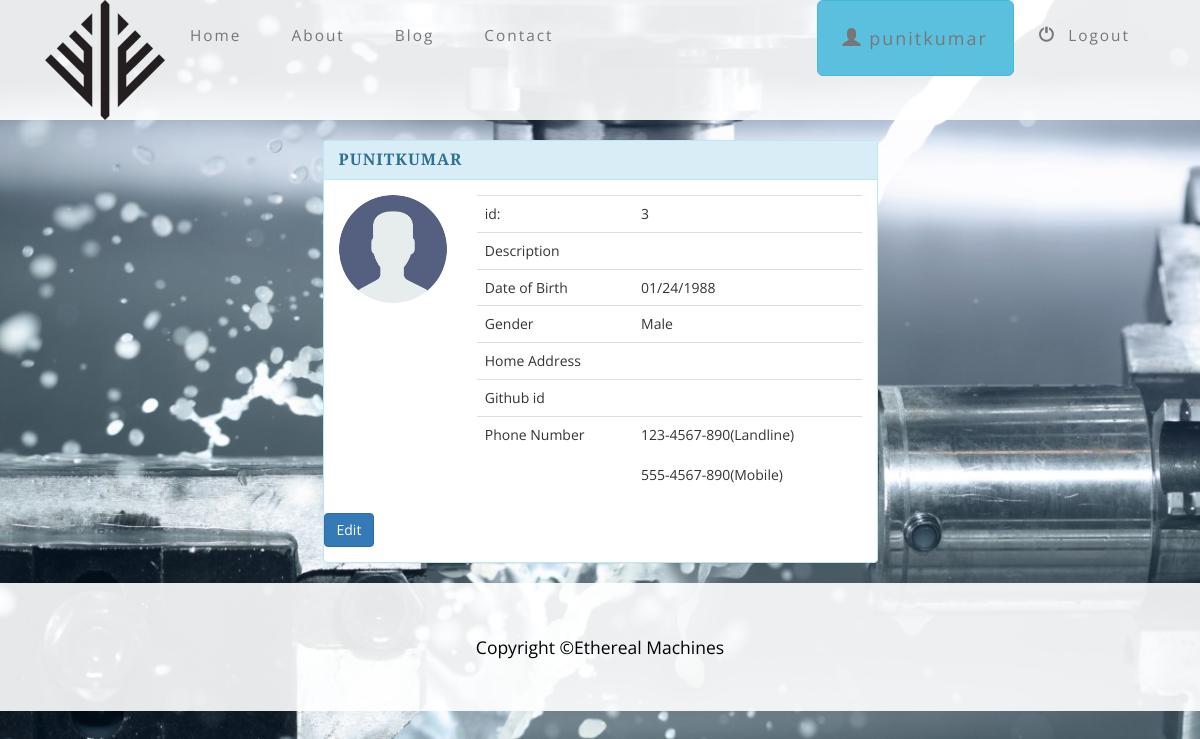
The app's page /profile/1/ (signed in), older data.
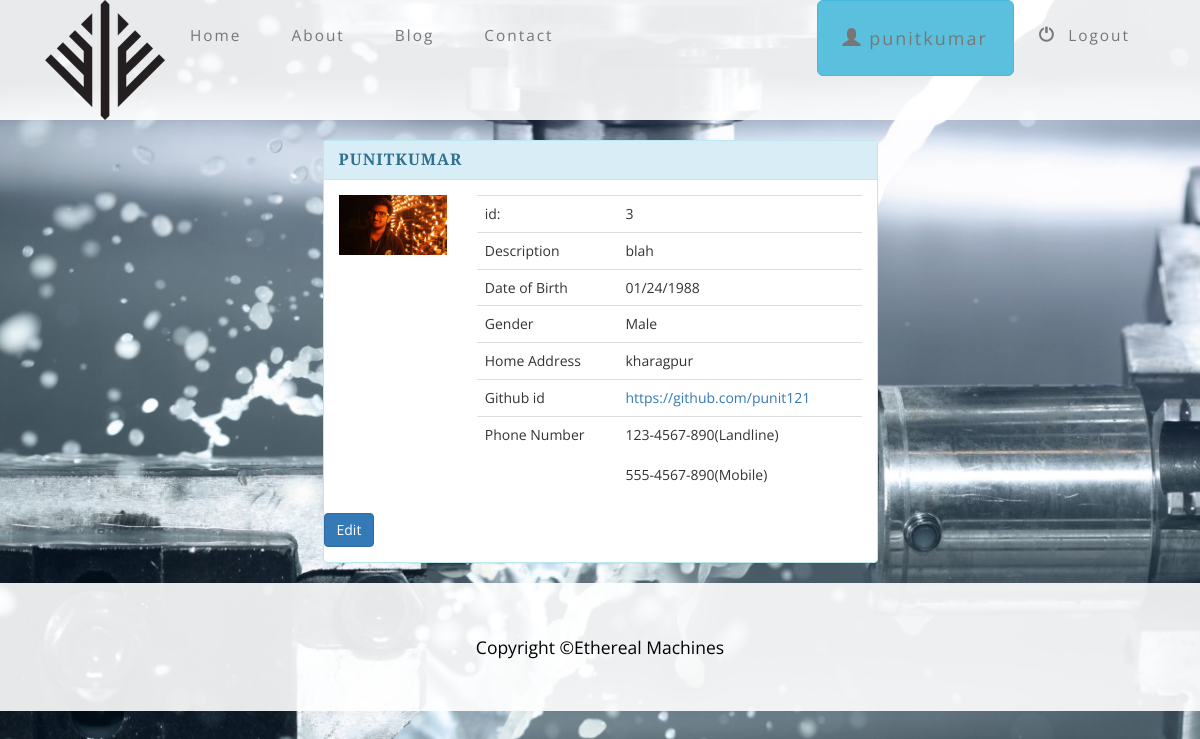
The same page, newer data.
### website/models.py (models this page shows, shortened)
class Profile(models.Model):
    user = models.OneToOneField(User, default=1,related_name='profile')
    description = models.CharField(max_length=100, default='')
    city = models.CharField(max_length=100, default='')
    website = models.URLField(default='')
    phone = models.IntegerField(default=0)
    image = models.ImageField()

### website/views.py (the view)
# urls.py: url(r'^profile/(?P<profile_id>[0-9]+)/$', views.view_profile, name='view_profile'),
def view_profile(request,profile_id):
    if not request.user.is_authenticated():
        return render(request, 'website/index.html')
    else:
        user = request.user
        profile = Profile.objects.filter(user=request.user)
        return render(request, 'website/profile.html', {'profile': profile} )

### website/templates/website/profile.html (shortened to what this page needs)
{% extends 'website/base.html' %}
{% load staticfiles %}
{% block body %}
<div class="container">
      <div class="row">
        <div class="col-xs-12 col-sm-12 col-md-6 col-lg-6 col-xs-offset-0 col-sm-offset-0 col-md-offset-3 col-lg-offset-3 toppad" >
          <div class="panel panel-info">
            <div class="panel-heading">
              <h3 class="panel-title">{{ user }}</h3>
            </div>
            <div class="panel-body">
              <div class="row">
            {% if profile %}
               {% for p in profile %}
               		{% if p.image %}
             			<div class="col-md-3 col-lg-3 " align="center"> <img alt="User Pic" src="{{p.image.url}}" class="img-responsive"> </div>
             		{% else %}
             			<div class="col-md-3 col-lg-3 " align="center"> <img alt="User Pic" src="{% static 'website/img/user.png' %}" class="img-circle img-responsive"> </div>
             		{% endif %}
                <div class=" col-md-9 col-lg-9 ">
                  <table class="table table-user-information">
                    <tbody>
                      <tr>
                        <td>id:</td>
                        <td>{{ p.id }}</td>
                      </tr>
                      <tr>
                        <td>Description</td>
                        <td> {{ p.description }} </td>
                      </tr>
                      <tr>
                        <td>Date of Birth</td>
                        <td>01/24/1988</td>
                      </tr>
                         <tr>
                             <tr>
                        <td>Gender</td>
                        <td>Male</td>
                      </tr>
                        <tr>
                        <td>Home Address</td>
                        <td>{{p.city}}</td>
                      </tr>
                      <tr>
                        <td>Github id</td>
                        <td><a href="mailto:info@support.com">{{p.website}}</a></td>
                      </tr>
                        <td>Phone Number</td>
                        <td>123-4567-890(Landline)<br><br>555-4567-890(Mobile)
                        </td>
                      </tr>
                    </tbody>
                  </table>
                </div>
                {% endfor %}
            {% endif %}
                <a href="{% url 'website:edit_profile' user.id %}" class="btn btn-primary"> Edit </a>
              </div>
            </div>
          </div>
        </div>
      </div>
    </div>
    {% include 'website/footer.html' %}
{% endblock %}

Row changes from the older to the newer data that the page shows:
changed Profile id 3: image empty → "aam.jpg" (drawn); image: picture added; description (not shown) → "blah"; city (not shown) → "kharagpur"; website (not shown) → "https://github.com/punit121"
